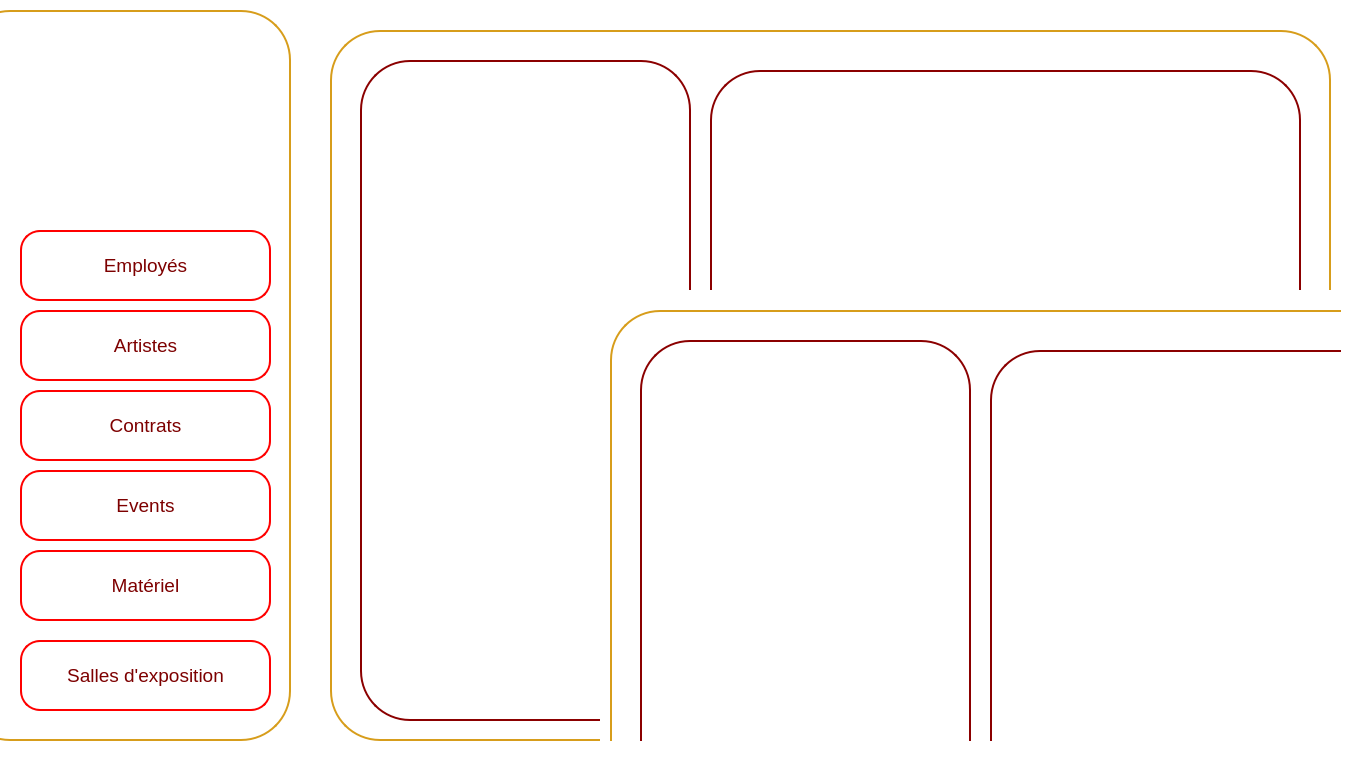
<?xml version="1.0" encoding="UTF-8"?>
<ui version="4.0">
 <class>StatsMatriels</class>
 <widget class="QMainWindow" name="StatsMatriels">
  <property name="geometry">
   <rect>
    <x>0</x>
    <y>0</y>
    <width>1357</width>
    <height>764</height>
   </rect>
  </property>
  <property name="windowTitle">
   <string>DarZmen</string>
  </property>
  <property name="windowIcon">
   <iconset resource="src.qrc">
    <normaloff>:/src/logo (2).png</normaloff>:/src/logo (2).png</iconset>
  </property>
  <property name="styleSheet">
   <string notr="true">background-color: rgb(255, 255, 255);</string>
  </property>
  <widget class="QWidget" name="centralwidget">
   <widget class="QWidget" name="Menu_widget" native="true">
    <property name="geometry">
     <rect>
      <x>0</x>
      <y>10</y>
      <width>301</width>
      <height>731</height>
     </rect>
    </property>
    <property name="cursor">
     <cursorShape>ArrowCursor</cursorShape>
    </property>
    <property name="styleSheet">
     <string notr="true">background-color: rgb(255, 255, 255);</string>
    </property>
    <widget class="QPushButton" name="border1">
     <property name="geometry">
      <rect>
       <x>-40</x>
       <y>0</y>
       <width>331</width>
       <height>731</height>
      </rect>
     </property>
     <property name="styleSheet">
      <string notr="true">/*QPushButton {
    background-color: white;
    color: darkred;
    border: 2px solid darkred;
    border-radius: 50px; 
    padding: 10px; 
}*/
QPushButton {
    background-color: white;
    color: darkred;
    border: 2px solid rgb(215, 157, 27);
    border-radius: 50px;
    padding: 10px; 
}
</string>
     </property>
     <property name="text">
      <string/>
     </property>
    </widget>
    <widget class="QLabel" name="logo">
     <property name="geometry">
      <rect>
       <x>40</x>
       <y>20</y>
       <width>221</width>
       <height>181</height>
      </rect>
     </property>
     <property name="text">
      <string/>
     </property>
     <property name="pixmap">
      <pixmap resource="src.qrc">:/src/logo (2).png</pixmap>
     </property>
    </widget>
    <widget class="QPushButton" name="matariel">
     <property name="geometry">
      <rect>
       <x>20</x>
       <y>540</y>
       <width>251</width>
       <height>71</height>
      </rect>
     </property>
     <property name="font">
      <font>
       <family>MS Shell Dlg 2</family>
       <pointsize>14</pointsize>
       <weight>50</weight>
       <italic>false</italic>
       <bold>false</bold>
      </font>
     </property>
     <property name="styleSheet">
      <string notr="true">QPushButton {
    background-color: white;
    color: rgb(125, 0, 0);
    border: 2px solid rgb(255, 0, 0); 
    border-radius: 20px; 
    padding: 10px; 
    transition: background-color 0.3s, color 0.3s; 
}
QPushButton:hover {
    background-color: rgb(215, 157, 27);
    color: white;
    border: 4px solid rgb(215, 157, 27); 
    outline: none; 
}</string>
     </property>
     <property name="text">
      <string>Matériel</string>
     </property>
     <property name="icon">
      <iconset>
       <normaloff>../../780575.png</normaloff>../../780575.png</iconset>
     </property>
     <property name="iconSize">
      <size>
       <width>100</width>
       <height>50</height>
      </size>
     </property>
    </widget>
    <widget class="QPushButton" name="salles">
     <property name="geometry">
      <rect>
       <x>20</x>
       <y>630</y>
       <width>251</width>
       <height>71</height>
      </rect>
     </property>
     <property name="font">
      <font>
       <family>MS Shell Dlg 2</family>
       <pointsize>14</pointsize>
       <weight>50</weight>
       <italic>false</italic>
       <bold>false</bold>
      </font>
     </property>
     <property name="styleSheet">
      <string notr="true">QPushButton {
    background-color: white;
    color: rgb(125, 0, 0);
    border: 2px solid rgb(255, 0, 0); 
    border-radius: 20px; 
    padding: 10px; 
    transition: background-color 0.3s, color 0.3s; 
}
QPushButton:hover {
    background-color: rgb(215, 157, 27);
    color: white;
    border: 4px solid rgb(215, 157, 27); 
    outline: none; 
}</string>
     </property>
     <property name="text">
      <string>Salles d'exposition</string>
     </property>
     <property name="icon">
      <iconset>
       <normaloff>../../780575.png</normaloff>../../780575.png</iconset>
     </property>
     <property name="iconSize">
      <size>
       <width>100</width>
       <height>50</height>
      </size>
     </property>
    </widget>
    <widget class="QPushButton" name="employes">
     <property name="geometry">
      <rect>
       <x>20</x>
       <y>220</y>
       <width>251</width>
       <height>71</height>
      </rect>
     </property>
     <property name="font">
      <font>
       <family>MS Shell Dlg 2</family>
       <pointsize>14</pointsize>
       <weight>50</weight>
       <italic>false</italic>
       <bold>false</bold>
      </font>
     </property>
     <property name="styleSheet">
      <string notr="true">QPushButton {
    background-color: white;
    color: rgb(125, 0, 0);
    border: 2px solid rgb(255, 0, 0); 
    border-radius: 20px; 
    padding: 10px; 
    transition: background-color 0.3s, color 0.3s; 
}
QPushButton:hover {
    background-color: rgb(215, 157, 27);
    color: white;
    border: 4px solid rgb(215, 157, 27); 
    outline: none; 
}</string>
     </property>
     <property name="text">
      <string>Employés</string>
     </property>
     <property name="icon">
      <iconset>
       <normaloff>../../780575.png</normaloff>../../780575.png</iconset>
     </property>
     <property name="iconSize">
      <size>
       <width>100</width>
       <height>50</height>
      </size>
     </property>
    </widget>
    <widget class="QPushButton" name="artistes">
     <property name="geometry">
      <rect>
       <x>20</x>
       <y>300</y>
       <width>251</width>
       <height>71</height>
      </rect>
     </property>
     <property name="font">
      <font>
       <family>MS Shell Dlg 2</family>
       <pointsize>14</pointsize>
       <weight>50</weight>
       <italic>false</italic>
       <bold>false</bold>
      </font>
     </property>
     <property name="styleSheet">
      <string notr="true">QPushButton {
    background-color: white;
    color: rgb(125, 0, 0);
    border: 2px solid rgb(255, 0, 0); 
    border-radius: 20px; 
    padding: 10px; 
    transition: background-color 0.3s, color 0.3s; 
}
QPushButton:hover {
    background-color: rgb(215, 157, 27);
    color: white;
    border: 4px solid rgb(215, 157, 27); 
    outline: none; 
}</string>
     </property>
     <property name="text">
      <string>Artistes</string>
     </property>
     <property name="icon">
      <iconset>
       <normaloff>../../780575.png</normaloff>../../780575.png</iconset>
     </property>
     <property name="iconSize">
      <size>
       <width>100</width>
       <height>50</height>
      </size>
     </property>
    </widget>
    <widget class="QPushButton" name="events">
     <property name="geometry">
      <rect>
       <x>20</x>
       <y>460</y>
       <width>251</width>
       <height>71</height>
      </rect>
     </property>
     <property name="font">
      <font>
       <family>MS Shell Dlg 2</family>
       <pointsize>14</pointsize>
       <weight>50</weight>
       <italic>false</italic>
       <bold>false</bold>
      </font>
     </property>
     <property name="styleSheet">
      <string notr="true">QPushButton {
    background-color: white;
    color: rgb(125, 0, 0);
    border: 2px solid rgb(255, 0, 0); 
    border-radius: 20px; 
    padding: 10px; 
    transition: background-color 0.3s, color 0.3s; 
}
QPushButton:hover {
    background-color: rgb(215, 157, 27);
    color: white;
    border: 4px solid rgb(215, 157, 27); 
    outline: none; 
}</string>
     </property>
     <property name="text">
      <string>Events</string>
     </property>
     <property name="icon">
      <iconset>
       <normaloff>../../780575.png</normaloff>../../780575.png</iconset>
     </property>
     <property name="iconSize">
      <size>
       <width>100</width>
       <height>50</height>
      </size>
     </property>
    </widget>
    <widget class="QPushButton" name="contrats">
     <property name="geometry">
      <rect>
       <x>20</x>
       <y>380</y>
       <width>251</width>
       <height>71</height>
      </rect>
     </property>
     <property name="font">
      <font>
       <family>MS Shell Dlg 2</family>
       <pointsize>14</pointsize>
       <weight>50</weight>
       <italic>false</italic>
       <bold>false</bold>
      </font>
     </property>
     <property name="styleSheet">
      <string notr="true">QPushButton {
    background-color: white;
    color: rgb(125, 0, 0);
    border: 2px solid rgb(255, 0, 0); 
    border-radius: 20px; 
    padding: 10px; 
    transition: background-color 0.3s, color 0.3s; 
}
QPushButton:hover {
    background-color: rgb(215, 157, 27);
    color: white;
    border: 4px solid rgb(215, 157, 27); 
    outline: none; 
}</string>
     </property>
     <property name="text">
      <string>Contrats</string>
     </property>
     <property name="icon">
      <iconset>
       <normaloff>../../780575.png</normaloff>../../780575.png</iconset>
     </property>
     <property name="iconSize">
      <size>
       <width>100</width>
       <height>50</height>
      </size>
     </property>
    </widget>
   </widget>
   <widget class="QWidget" name="widget_2" native="true">
    <property name="geometry">
     <rect>
      <x>320</x>
      <y>10</y>
      <width>1021</width>
      <height>731</height>
     </rect>
    </property>
    <property name="font">
     <font>
      <pointsize>10</pointsize>
     </font>
    </property>
    <property name="styleSheet">
     <string notr="true">background-color: rgb(255, 255, 255);</string>
    </property>
    <widget class="QPushButton" name="pushButton_39">
     <property name="geometry">
      <rect>
       <x>10</x>
       <y>20</y>
       <width>1001</width>
       <height>711</height>
      </rect>
     </property>
     <property name="styleSheet">
      <string notr="true">/*QPushButton {
    background-color: white;
    color: darkred;
    border: 2px solid darkred;
    border-radius: 50px; 
    padding: 10px;
}*/
QPushButton {
    background-color: white;
    color: darkred;
    border: 2px solid rgb(215, 157, 27);
    border-radius: 50px;
    padding: 10px; 
}</string>
     </property>
     <property name="text">
      <string/>
     </property>
    </widget>
    <widget class="QPushButton" name="pushButton_40">
     <property name="geometry">
      <rect>
       <x>850</x>
       <y>670</y>
       <width>121</width>
       <height>41</height>
      </rect>
     </property>
     <property name="styleSheet">
      <string notr="true">
QPushButton {
    background-color: darkred;
    color: white;
    border: 2px solid darkred;
    border-radius: 20px; 
    padding: 10px; 
}

QPushButton:hover {
    background-color: red; 
}

QLineEdit {
    border: 2px solid darkred;
    border-radius: 15px; 
    padding: 5px; 
    color: white;
}

QLineEdit:focus {
    border: 2px solid darkred;
    border-radius: 15px; 
    padding: 5px; 
    color: white;
}
</string>
     </property>
     <property name="text">
      <string>Back</string>
     </property>
    </widget>
    <widget class="QPushButton" name="pushButton_42">
     <property name="geometry">
      <rect>
       <x>40</x>
       <y>50</y>
       <width>331</width>
       <height>661</height>
      </rect>
     </property>
     <property name="styleSheet">
      <string notr="true">QPushButton {
    background-color: white;
    color: darkred;
    border: 2px solid darkred;
    border-radius: 50px;
    padding: 10px;
}
</string>
     </property>
     <property name="text">
      <string/>
     </property>
    </widget>
    <widget class="QPushButton" name="pushButton_43">
     <property name="geometry">
      <rect>
       <x>390</x>
       <y>60</y>
       <width>591</width>
       <height>601</height>
      </rect>
     </property>
     <property name="styleSheet">
      <string notr="true">QPushButton {
    background-color: white;
    color: darkred;
    border: 2px solid darkred;
    border-radius: 50px;
    padding: 10px;
}</string>
     </property>
     <property name="text">
      <string/>
     </property>
    </widget>
    <widget class="QWidget" name="widget_3" native="true">
     <property name="geometry">
      <rect>
       <x>280</x>
       <y>280</y>
       <width>1021</width>
       <height>731</height>
      </rect>
     </property>
     <property name="font">
      <font>
       <pointsize>10</pointsize>
      </font>
     </property>
     <property name="styleSheet">
      <string notr="true">background-color: rgb(255, 255, 255);</string>
     </property>
     <widget class="QPushButton" name="pushButton_41">
      <property name="geometry">
       <rect>
        <x>10</x>
        <y>20</y>
        <width>1001</width>
        <height>711</height>
       </rect>
      </property>
      <property name="styleSheet">
       <string notr="true">/*QPushButton {
    background-color: white;
    color: darkred;
    border: 2px solid darkred;
    border-radius: 50px; 
    padding: 10px;
}*/
QPushButton {
    background-color: white;
    color: darkred;
    border: 2px solid rgb(215, 157, 27);
    border-radius: 50px;
    padding: 10px; 
}</string>
      </property>
      <property name="text">
       <string/>
      </property>
     </widget>
     <widget class="QPushButton" name="pushButton_44">
      <property name="geometry">
       <rect>
        <x>850</x>
        <y>670</y>
        <width>121</width>
        <height>41</height>
       </rect>
      </property>
      <property name="styleSheet">
       <string notr="true">
QPushButton {
    background-color: darkred;
    color: white;
    border: 2px solid darkred;
    border-radius: 20px; 
    padding: 10px; 
}

QPushButton:hover {
    background-color: red; 
}

QLineEdit {
    border: 2px solid darkred;
    border-radius: 15px; 
    padding: 5px; 
    color: white;
}

QLineEdit:focus {
    border: 2px solid darkred;
    border-radius: 15px; 
    padding: 5px; 
    color: white;
}
</string>
      </property>
      <property name="text">
       <string>Back</string>
      </property>
     </widget>
     <widget class="QPushButton" name="pushButton_45">
      <property name="geometry">
       <rect>
        <x>40</x>
        <y>50</y>
        <width>331</width>
        <height>661</height>
       </rect>
      </property>
      <property name="styleSheet">
       <string notr="true">QPushButton {
    background-color: white;
    color: darkred;
    border: 2px solid darkred;
    border-radius: 50px;
    padding: 10px;
}
</string>
      </property>
      <property name="text">
       <string/>
      </property>
     </widget>
     <widget class="QPushButton" name="pushButton_46">
      <property name="geometry">
       <rect>
        <x>390</x>
        <y>60</y>
        <width>591</width>
        <height>601</height>
       </rect>
      </property>
      <property name="styleSheet">
       <string notr="true">QPushButton {
    background-color: white;
    color: darkred;
    border: 2px solid darkred;
    border-radius: 50px;
    padding: 10px;
}</string>
      </property>
      <property name="text">
       <string/>
      </property>
     </widget>
    </widget>
   </widget>
  </widget>
 </widget>
 <resources>
  <include location="src.qrc"/>
 </resources>
 <connections/>
</ui>
